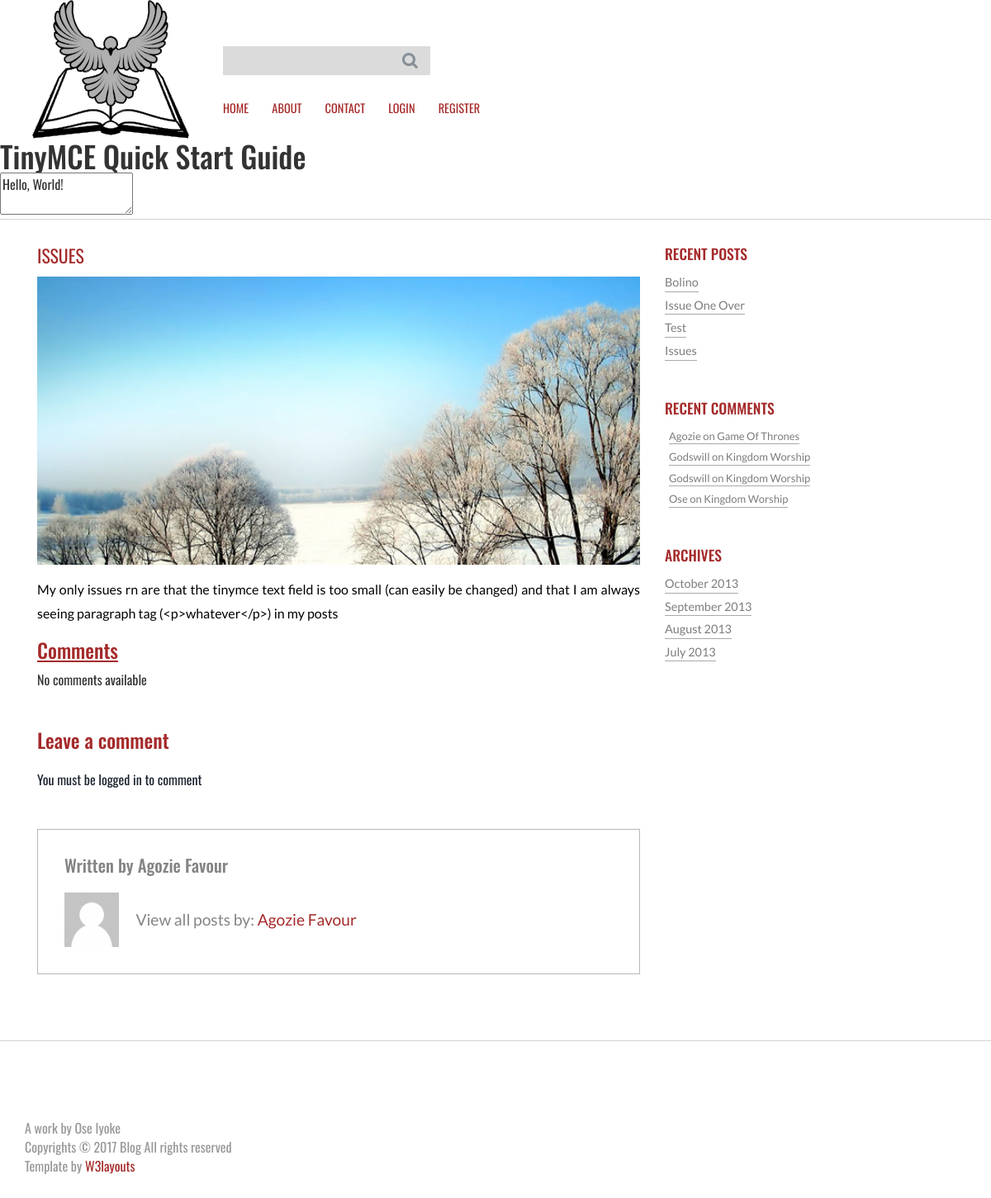
The app's page /detail/issues/ with its own data.
### blog/models.py (models this page shows, shortened)
class Post(models.Model):
    author = models.ForeignKey('auth.User',null=True)
    title = models.CharField(max_length=150)
    pub_date = models.DateTimeField(default=timezone.now())
    text = models.TextField()
    likes = models.IntegerField(default=0)
    views = models.IntegerField(default=0)
    slug = models.SlugField(unique=True)
    email = models.EmailField(max_length=50, default='kingdom@gmail.com')
    def __str__(self):
        return self.title

class Comment(models.Model):
    commenter = models.ForeignKey('auth.User')
    email = models.EmailField(max_length=50)
    post = models.ForeignKey(Post)
    created_on = models.DateTimeField(default=timezone.now())
    text = tinymce_models.HTMLField()

### blog/views.py (the view)
# urls.py: url(r'^detail/(?P<post_slug>[\w\-]+)/$', views.detail, name='detail'),
def detail(request, post_slug):
    try:
        post = Post.objects.get(slug=post_slug)
        comments = Comment.objects.filter(post=post)
    except Post.DoesNotExist:
        post = None
        comments = None
    form = CommentForm(request.POST or None)
    if form.is_valid():
        comment = form.save(commit=False)
        comment.post = post
        if request.user.is_authenticated():
            comment.commenter = request.user
            comment.email = request.user.email
            comment.created_on = timezone.now()
            comment.save()
        return redirect(request.path)
    else:
        print('girl')
    recent_comments()
    recent_posts()
    context = {'post':post,'form':form,'comments':comments,'recent_comments':recent_comments,'recent_posts':recent_posts}
    return render(request, 'blog/detail.html',context)

### blog/forms.py
class CommentForm(forms.ModelForm):
    text = forms.CharField(help_text='Enter a Comment',widget=TinyMCE(attrs={'cols': 80, 'rows': 30}))
    name = forms.CharField(widget=forms.HiddenInput(), initial="User")
    created_on = forms.DateTimeField(widget=forms.HiddenInput(), initial=timezone.now())
    email = forms.CharField(widget=forms.HiddenInput(), initial="default@gmail.com")
    post = forms.CharField(widget=forms.HiddenInput(),initial="Post")
    class Meta:
        model = Comment
        fields = ('text',)

### blog/views.py (called while the page is built)
def recent_comments():
    recent_comments = Comment.objects.all().filter(created_on__lte=timezone.now()).order_by('-created_on')[:4]
    return recent_comments

def recent_posts():
    recent_posts = Post.objects.all().filter(pub_date__lte=timezone.now()).order_by('-pub_date')[:4]
    return recent_posts

### templates/blog/detail.html (shortened to what this page needs)
{% extends 'blog/base.html' %}
{% load staticfiles %}
	{% block body_block %}
	<h1>TinyMCE Quick Start Guide</h1>
	<form method='post'>
		<textarea id = 'mytextarea'>Hello, World!</textarea>
	</form>
	{% if post %}
		<div class="single">
			 <div class="container">
				  <div class="col-md-8 single-main">
					  <div class="single-grid">
							<h4><a href="{% url 'blog:detail' post.slug %}">{{ post.title|safe }}</a></h4>
							<img src="{% static 'images/post1.jpg' %}" alt=""/>
							<p>{{ post.text|safe }}</p>
					  </div>
						<div class="comments">
							<h2><u>Comments</u></h2>
								{% if comments %}
									{% for comment in comments %}
									<h3>~{{ comment.commenter.first_name|title}} {{comment.commenter.last_name|title }}</h3>
									<ul>
										<li>
												{{ comment.text|safe }}
										</</li><br>
									</ul>
									<span class="hidden-xs"style="margin-left:70%;, font-family:Arial">Published: {{ comment.created_on }}</span >
									{% if comment.commenter == request.user  or user.is_superuser %}
											<a href="{% url 'blog:delete_comment' comment.id %}"><button style="margin-left:90%;,line-height: .9;color: red;, font-family:Arial;" type="button" name="button">Delete</button></a>
									{% endif %}
									{% endfor %}
								{% else %}
									No comments available
								{% endif %}
						</div>
					  <div class="content-form">
							 <h3>Leave a comment</h3>
							 {% if user.is_authenticated %}
								<form id="comment_form" action="{% url 'blog:detail' post.slug %}" method="post">
									{% csrf_token %}
										{% for hidden in form.hidden_fields %}
												{{ hidden }}
										{% endfor %}
										{% for field in form.visible_fields %}
											{{ field.errors }}
											{{ field }}<br/><br/>
										{% endfor %}
										<input class="btn btn-primary" type="submit" name="submit" value="submit">
								</form>
								{% else %}
								<a href="{% url 'blog:handle_login' %}">You must be logged in to comment</a>
								{% endif %}
								 </div>
						 <ul class="comment-list " >
					  		   <h5 class="post-author_head">Written by <a href="#" title="Posts by admin" rel="author">{{ post.author.first_name|title }}  {{ post.author.last_name|title }}</a></h5>
					  		   <li><img src="{% static 'images/avatar.png' %}" class="img-responsive" alt="">
					  		   <div class="desc">
					  		   <p>View all posts by: <a href="#" title="Posts by admin" rel="author">{{ post.author.first_name|title }}  {{ post.author.last_name|title }}</a></p>
					  		   </div>
					  		   <div class="clearfix"></div>
					  		   </li>
					  	  </ul>
				  </div>
					<div class="col-md-4 side-content">
						<div class="recent">
 						 <h3>RECENT POSTS</h3>
 						 {% if recent_posts %}
 						 <ul>
 							 {% for post in recent_posts %}
 						 <li><a href="{% url 'blog:detail' post.slug %}">{{post.title|title }}</a></li>
 						 {% endfor %}
 						 </ul>
 						 {% else %}
 					 <li><a href="#">No post has been posted</a></li>
 						 {% endif %}
 					 </div>
 					 <div class="comments">
 						 <h3>RECENT COMMENTS</h3>
 						 {% if recent_comments %}
 						 <ul>
 							 {% for comment in recent_comments %}
 						 <li><a href="{% url 'blog:detail' comment.post.slug %}">{{comment.commenter|title}} on {{comment.post|title}}</a></li>
 							{% endfor %}
 						 </ul>
 						 {% else %}
 						 <li><a href="#">No comments at the moment</a></li>
 						 {% endif %}
 					 </div>
					 <div class="archives">
						 <h3>ARCHIVES</h3>
						 <ul>
						 <li><a href="#">October 2013</a></li>
						 <li><a href="#">September 2013</a></li>
						 <li><a href="#">August 2013</a></li>
						 <li><a href="#">July 2013</a></li>
						 </ul>
					 </div>
					</div>
					  <div class="clearfix"></div>
				  </div>
			  </div>
		{% else %}
		asadsh
		{% endif %}
		{% endblock %}

### static/css/style.css (style rules this page uses)
html, body { font-size: 100%; background-size:cover; font-family: 'Oswald', sans-serif; }
body a { transition: 0.5s all ease; -webkit-transition: 0.5s all ease; -moz-transition: 0.5s all ease; -o-transition: 0.5s all ease; -ms-transition: 0.5s all ease; }
h1,h2,h3,h4,h5,h6 { margin:0; }
p { margin:0; }
ul,label { margin:0; padding:0; }
.content,.about-content,.contact-content,.single { border-top:1px solid #d2d2d2; border-bottom:1px solid #d2d2d2; }
.recent,.comments,.archives { margin-bottom:3em; }
.recent h3,.comments h3,.archives h3,.categories h3 { color:#a52a2a; font-size:1.1em; margin-bottom:0.5em; }
.comments h2 { color:#a52a2a; font-size:1.5em; margin-bottom:0.5em; }
.recent ul li,.comments ul li,.archives ul li,.categories ul li { display:block; }
.recent li a,.comments ul li a,.archives ul li a,.categories ul li a { color:#7C7C7C; border-bottom:1px solid #a6aaae; font-family: 'Lato', sans-serif; font-size: 0.9em; text-decoration: none; padding: 6px 0 0 0; display:inline-block; font-weight: 400; }
.comments ul li { color:#7C7C7C; font-size: 0.9em; border-bottom:none; margin:0 5px; font-family: 'Lato', sans-serif; }
.about-content,.contact-content,.single { padding:2em 0; }
.single-grid p { font-family: 'Lato', sans-serif; color: #000000; font-size: 1em; line-height: 1.8em; margin:1em 0; text-align:justify; }
.single-grid h4 { color:#afafaf; font-family: 'Lato', sans-serif; font-size:0.8em; margin-bottom:1em; }
.single-grid h4 a { font-size:1.7em; color:#a52a2a; margin-right:0.7em; display:inline-block; text-decoration:none; font-family: 'Oswald', sans-serif; font-weight:400; text-transform:uppercase; }
.single-grid img { width:100%; }
ul.comment-list { border: 1px solid #BAB6B6; padding: 2em; margin: 3em 0; list-style: none; }
h5.post-author_head { font-size: 1.3em; color: #848484; margin: 0 0 1em; }
h5.post-author_head a { color: #848484; }
ul.comment-list img { float: left; width: 10%; margin-right: 20px; }
.desc p { font-size: 1.2em; color: #848484; margin-top: 1em; display: inline-block; font-family: 'Lato', sans-serif; }
.desc p a { color: #a52a2a; font-family: 'Lato', sans-serif; }
.content-form h3 { color: #a52a2a; margin-bottom: 1em; text-decoration: none; display: block; font-family: 'Oswald', sans-serif; }

### records on screen
Post: title "ISSUES", text "My only issues rn are that the tinymce text field is too small (can easily be changed) and that I am always seeing paragraph tag (<p>whatever</p>) in my posts", author.first_name "Agozie", author.last_name "Favour", title "Issues"
Post: title "Bolino"
Post: title "Issue One Over"
Post: title "Test"
Comment: commenter "Agozie", post "Game Of Thrones"
Comment: commenter "Godswill", post "Kingdom Worship"
Comment: commenter "Godswill", post "Kingdom Worship"
Comment: commenter "Ose", post "Kingdom Worship"
